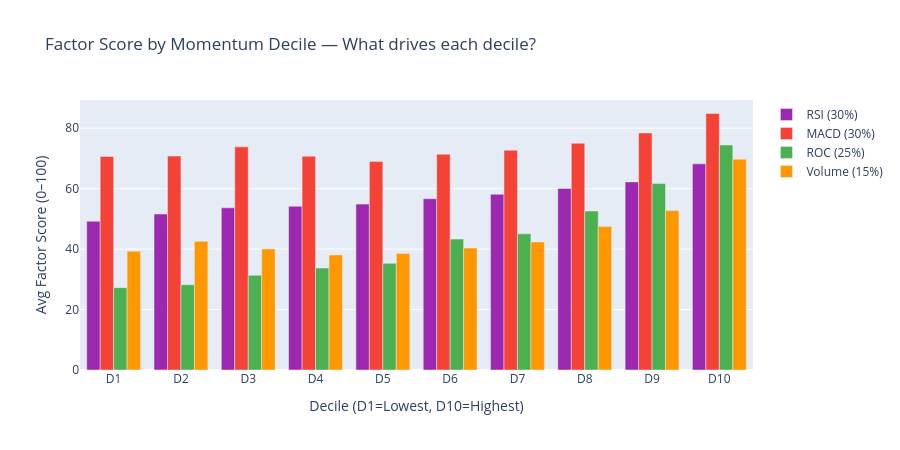

This figure's notebook cell:
### Markdown cell above
## 6. Score decile breakdown — factor composition inside each decile

### Code cell
scores_df['decile'] = pd.qcut(scores_df['score'], 10, labels=[f'D{i}' for i in range(1,11)])
factor_cols = ['rsi', 'macd_score', 'roc_score', 'vol_score']
decile_means = scores_df.groupby('decile')[factor_cols].mean()

fig = go.Figure()
factor_colors = {'rsi': '#9C27B0', 'macd_score': '#F44336', 'roc_score': '#4CAF50', 'vol_score': '#FF9800'}
factor_labels = {'rsi': 'RSI (30%)', 'macd_score': 'MACD (30%)', 'roc_score': 'ROC (25%)', 'vol_score': 'Volume (15%)'}

for col in factor_cols:
    fig.add_trace(go.Bar(
        name=factor_labels[col],
        x=decile_means.index.tolist(),
        y=decile_means[col].tolist(),
        marker_color=factor_colors[col]
    ))

fig.update_layout(
    title='Factor Score by Momentum Decile — What drives each decile?',
    barmode='group', height=450,
    xaxis_title='Decile (D1=Lowest, D10=Highest)',
    yaxis_title='Avg Factor Score (0–100)'
)
fig.show()

### Figure 1 — Plotly figure (JSON) as saved in the notebook; plotly's stock layout.template omitted (floating-point values rounded to 4 significant figures)
{"data": [{"marker": {"color": "#9C27B0"}, "name": "RSI (30%)", "type": "bar", "x": ["D1", "D2", "D3", "D4", "D5", "D6", "D7", "D8", "D9", "D10"], "y": [49.23, 51.62, 53.66, 54.18, 54.89, 56.69, 58.15, 60.06, 62.25, 68.22]}, {"marker": {"color": "#F44336"}, "name": "MACD (30%)", "type": "bar", "x": ["D1", "D2", "D3", "D4", "D5", "D6", "D7", "D8", "D9", "D10"], "y": [70.66, 70.81, 73.85, 70.75, 69.04, 71.41, 72.72, 75.03, 78.42, 84.88]}, {"marker": {"color": "#4CAF50"}, "name": "ROC (25%)", "type": "bar", "x": ["D1", "D2", "D3", "D4", "D5", "D6", "D7", "D8", "D9", "D10"], "y": [27.25, 28.21, 31.33, 33.75, 35.28, 43.32, 45.06, 52.61, 61.69, 74.46]}, {"marker": {"color": "#FF9800"}, "name": "Volume (15%)", "type": "bar", "x": ["D1", "D2", "D3", "D4", "D5", "D6", "D7", "D8", "D9", "D10"], "y": [39.33, 42.58, 40.05, 38.09, 38.59, 40.36, 42.37, 47.45, 52.76, 69.73]}], "layout": {"barmode": "group", "height": 450, "title": {"text": "Factor Score by Momentum Decile — What drives each decile?"}, "xaxis": {"title": {"text": "Decile (D1=Lowest, D10=Highest)"}}, "yaxis": {"title": {"text": "Avg Factor Score (0–100)"}}}}
